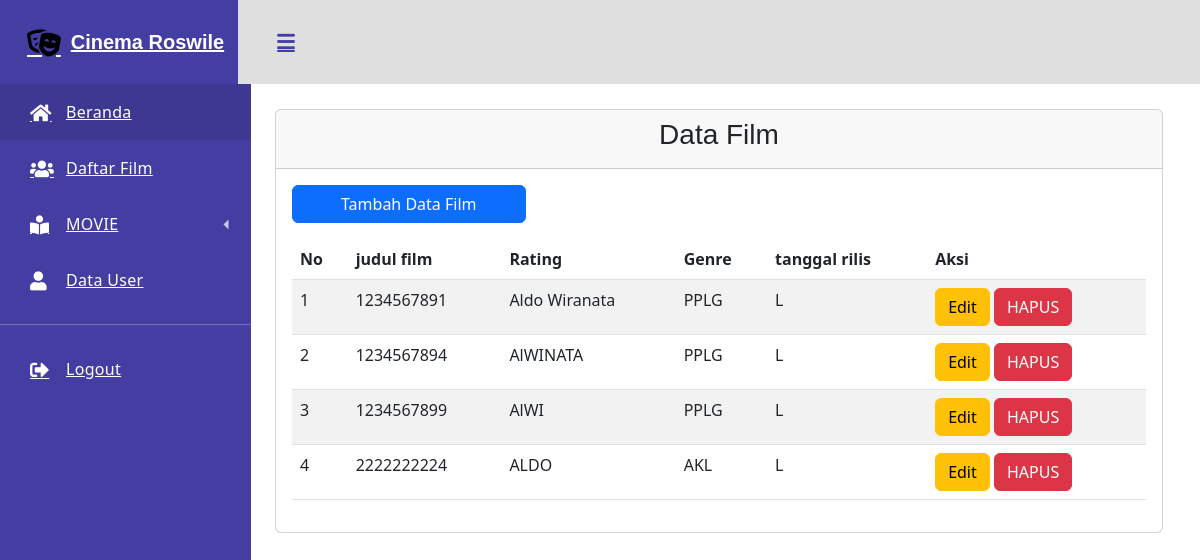
The app's page /media.php?module=siswa (signed in) with its own data.
### tables this page shows
CREATE TABLE `muda_siswa` (
  `nisn` varchar(10) NOT NULL,
  `nama_siswa` varchar(50) DEFAULT NULL,
  `jurusan` varchar(255) DEFAULT NULL,
  `jenis_kelamin` varchar(2) DEFAULT NULL,
  `alamat` text DEFAULT NULL,
  `no_hp` varchar(13) DEFAULT NULL
);

### module/siswa/siswa-view.php (the view, shortened to what this page needs)
<div class="card">
    <div class="card-header">
        <h3>Data Film</h3>
    </div>
    <div class="card-body">
        <button type="button" class="btn btn-primary px-5 mb-3" data-bs-toggle="modal" data-bs-target="#siswaModal">
            Tambah Data Film
        </button>
        <table class="table table-striped">
            <thead>
                <th>No</th>
                <th>judul film</th>
                <th>Rating</th>
                <th>Genre</th>
                <th>tanggal rilis</th>
                <th>Aksi</th>
            </thead>
            <tbody>
                <?php
                $no = 1;
                $query = "SELECT * FROM muda_siswa";
                $conn = mysqli_query($connection, $query);
                while ($data = mysqli_fetch_array($conn)) {
                    ?>
                    <tr>
                        <td>
                        <?= $no++ ?>
                        </td>
                        <td>
                            <?= $data['nisn']; ?>
                        </td>
                        <td>
                            <?= $data['nama_siswa']; ?>
                        </td>
                        <td>
                            <?= $data['jurusan']; ?>
                        </td>
                        <td>
                            <?= $data['jenis_kelamin']; ?>
                        </td>
                        <td>
                        <a href="?module=edit-siswa&id=<?=$data['nisn']; ?>" class="btn btn-warning">Edit</a>
                        <a href="module/siswa/aksi.php?module=siswa&act=delete&id=<?= $data['nisn']; ?>" onclick="return confirm ('Yakin dek mau hapusss data <?= $data['nama_siswa']; ?>') " class="btn btn-danger">HAPUS</a>
                        </td>
                    </tr>
                    <?php
                }
                ?>
            </tbody>
        </table>
    </div>
</div>

### asset/style.css (style rules this page uses)
:root { --font-family-sans-serif: "Open Sans", -apple-system, BlinkMacSystemFont, "Segoe UI", Roboto, "Helvetica Neue", Arial, sans-serif, "Apple Color Emoji", "Segoe UI Emoji", "Segoe UI Symbol", "Noto Color Emoji"; }
*, *::before, *::after { -webkit-box-sizing: border-box; box-sizing: border-box; }
html { font-family: sans-serif; line-height: 1.15; -webkit-text-size-adjust: 100%; -webkit-tap-highlight-color: rgba(0, 0, 0, 0); }
body { margin: 0; font-family: "Open Sans", -apple-system, BlinkMacSystemFont, "Segoe UI", Roboto, "Helvetica Neue", Arial, sans-serif, "Apple Color Emoji", "Segoe UI Emoji", "Segoe UI Symbol", "Noto Color Emoji"; font-size: 1rem; font-weight: 400; line-height: 1.5; color: #515151; text-align: left; background-color: #e9edf4; }
h1, h2, h3, h4, h5, h6 { margin-top: 0; margin-bottom: 0.5rem; }
a { color: #3f84fc; text-decoration: none; background-color: transparent; }
h1, h2, h3, h4, h5, h6, .h1, .h2, .h3, .h4, .h5, .h6 { font-family: "Nunito", sans-serif; margin-bottom: 0.5rem; font-weight: 500; line-height: 1.2; }
.card { position: relative; display: -webkit-box; display: -webkit-flex; display: -ms-flexbox; display: flex; -webkit-box-orient: vertical; -webkit-box-direction: normal; -webkit-flex-direction: column; -ms-flex-direction: column; flex-direction: column; min-width: 0; word-wrap: break-word; background-color: #fff; background-clip: border-box; border: 1px solid rgba(0, 0, 0, 0.125); border-radius: 0; }
.card-body { -webkit-box-flex: 1; -webkit-flex: 1 1 auto; -ms-flex: 1 1 auto; flex: 1 1 auto; padding: 1.25rem; }
.card-header { padding: 0.75rem 1.25rem; margin-bottom: 0; background-color: rgba(0, 0, 0, 0.03); border-bottom: 1px solid rgba(0, 0, 0, 0.125); text-align: center; }

### records on screen
muda_siswa: nisn "1234567891", nama_siswa "Aldo Wiranata", jurusan "PPLG", jenis_kelamin "L"
muda_siswa: nisn "1234567894", nama_siswa "AlWINATA", jurusan "PPLG", jenis_kelamin "L"
muda_siswa: nisn "1234567899", nama_siswa "AlWI", jurusan "PPLG", jenis_kelamin "L"
muda_siswa: nisn "2222222224", nama_siswa "ALDO", jurusan "AKL", jenis_kelamin "L"
